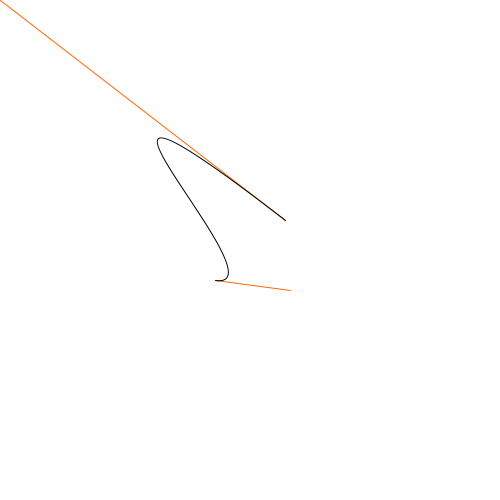
Frame 1 (no input)
Frame 60 (the mouse pressed at the canvas centre just before this capture): identical to frame 1, image omitted
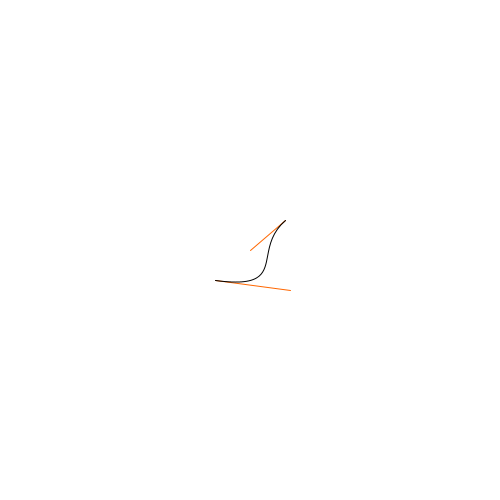
Frame 120 (the mouse held since frame 60 and released just before this capture)

The Processing sketch that drew these frames (run headless with seeded random() and noise(); from frame 60 on, the mouse is pressed at the canvas centre):

// Processing sketch: bezier_var
// ── bezier_var.pde
int controlX1, controlY1, controlX2, controlY2;

void setup () {
  smooth();
  size(500, 500);
  controlX1 = mouseX; 
  controlY1 = mouseY; 
  controlX2 = 290; 
  controlY2 = 290;
}

void draw() {
  background(255);
  noFill();
  stroke(255, 102, 0);
  line(285, 220, mouseX, mouseY);
  line(controlX2, controlY2, 215, 280);
  stroke(0, 0, 0);
  bezier(285, 220, mouseX, mouseY, controlX2, controlY2, 215, 280);
}
